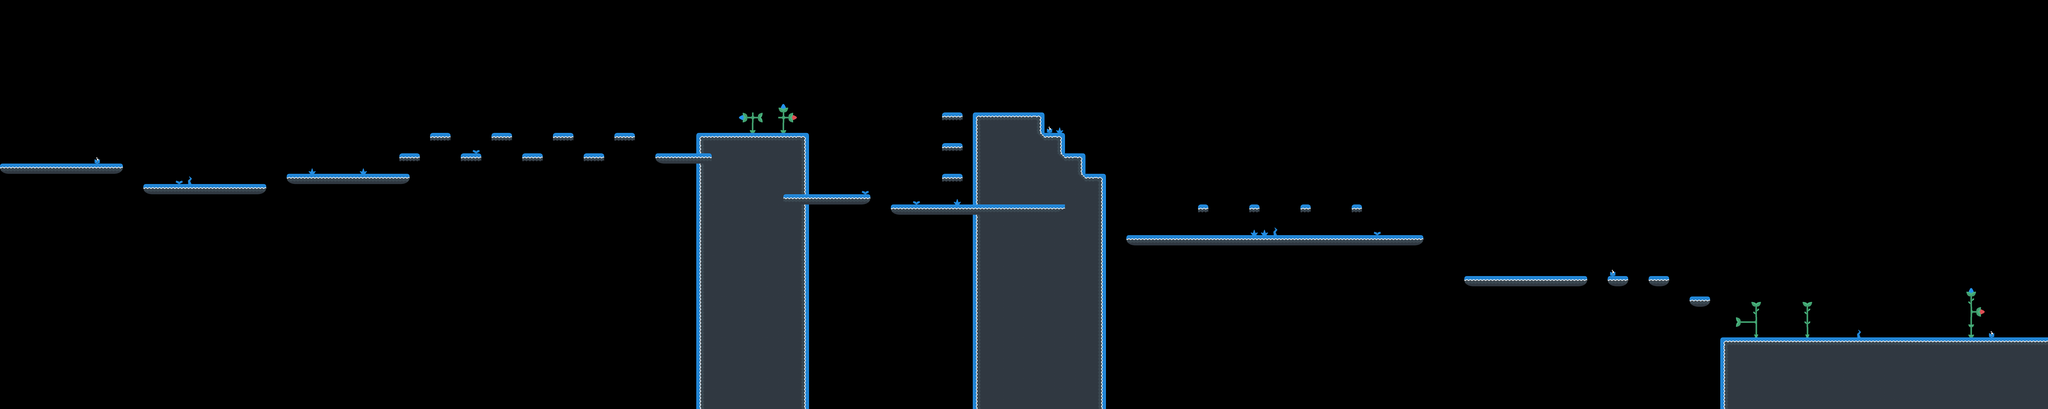

This is a level from a 2D game, rendered from its Tiled map with the project's own tilesets. A one-line summary and the map file follow, with tile-layer data summarised:
An orthogonal 200x40 tile map with 64x64 px tiles, 2 tile layers (tileLayer, elementLayer), 2 tilesets and 95 objects (47x coin, 26x jump, 12x walker, 5x staticshooter, lou, ...).

<map version="1.2" tiledversion="1.3.0" orientation="orthogonal" renderorder="right-down" compressionlevel="0" width="200" height="40" tilewidth="64" tileheight="64" infinite="0" nextlayerid="11" nextobjectid="296">
 <tileset firstgid="1" name="world1" tilewidth="64" tileheight="64" spacing="16" margin="8" tilecount="38" columns="38">
  <image source="world1.png" width="3040" height="80" />
 </tileset>
 <tileset firstgid="39" name="elements1" tilewidth="64" tileheight="64" spacing="16" margin="8" tilecount="40" columns="40">
  <image source="elements1.png" width="3200" height="80" />
 </tileset>
 <layer id="9" name="tileLayer" width="200" height="40">
  <data>[8000 cells, 1001 non-empty, 15 distinct tile ids]</data>
 </layer>
 <objectgroup id="2" name="gameObjects">
  <object id="1" name="lou" x="64" y="896" width="64" height="128" />
  <object id="1" name="larry" x="64" y="896" width="64" height="128" />
  <object id="93" name="coin" x="576" y="896" width="64" height="64" />
  <object id="94" name="coin" x="640" y="896" width="64" height="64" />
  <object id="137" name="staticshooter" x="8768" y="1344" width="64" height="128" />
  <object id="156" name="walker" x="9792" y="1600" width="64" height="128" />
  <object id="157" name="walker" x="9600" y="1600" width="64" height="128" />
  <object id="158" name="walker" x="9408" y="1600" width="64" height="128" />
  <object id="159" name="walker" x="9216" y="1600" width="64" height="128" />
  <object id="168" name="coin" x="8512" y="1344" width="64" height="64" />
  <object id="169" name="coin" x="8576" y="1344" width="64" height="64" />
  <object id="170" name="coin" x="8640" y="1344" width="64" height="64" />
  <object id="171" name="coin" x="8704" y="1344" width="64" height="64" />
  <object id="174" name="coin" x="9472" y="1536" width="64" height="64" />
  <object id="175" name="coin" x="9536" y="1536" width="64" height="64" />
  <object id="189" name="coin" x="1024" y="1024" width="64" height="64" />
  <object id="190" name="coin" x="1088" y="1024" width="64" height="64" />
  <object id="191" name="coin" x="1152" y="1024" width="64" height="64" />
  <object id="192" name="coin" x="1216" y="1024" width="64" height="64" />
  <object id="193" name="coin" x="1408" y="1024" width="64" height="64" />
  <object id="194" name="coin" x="1472" y="1024" width="64" height="64" />
  <object id="195" name="coin" x="1536" y="1024" width="64" height="64" />
  <object id="196" name="coin" x="1600" y="1024" width="64" height="64" />
  <object id="197" name="staticshooter" x="2368" y="960" width="64" height="128" />
  <object id="198" name="walker" x="1280" y="1024" width="64" height="128" />
  <object id="199" name="walker" x="960" y="1024" width="64" height="128" />
  <object id="200" name="walker" x="1152" y="1024" width="64" height="128" />
  <object id="201" name="walker" x="1472" y="1024" width="64" height="128" />
  <object id="202" name="coin" x="7616" y="1088" width="64" height="64" />
  <object id="203" name="coin" x="7680" y="1088" width="64" height="64" />
  <object id="204" name="coin" x="7936" y="1088" width="64" height="64" />
  <object id="205" name="coin" x="8000" y="1088" width="64" height="64" />
  <object id="206" name="coin" x="8256" y="1088" width="64" height="64" />
  <object id="207" name="coin" x="8320" y="1088" width="64" height="64" />
  <object id="208" name="walker" x="7296" y="1344" width="64" height="128" />
  <object id="209" name="walker" x="7616" y="1344" width="64" height="128" />
  <object id="210" name="exit" x="12608" y="1984" width="64" height="128" />
  <object id="211" name="staticshooter" x="12096" y="1984" width="64" height="128" />
  <object id="212" name="coin" x="10560" y="1664" width="64" height="64" />
  <object id="213" name="coin" x="10624" y="1664" width="64" height="64" />
  <object id="214" name="coin" x="11072" y="1984" width="64" height="64" />
  <object id="215" name="coin" x="11136" y="1984" width="64" height="64" />
  <object id="216" name="coin" x="11328" y="1984" width="64" height="64" />
  <object id="217" name="coin" x="11392" y="1984" width="64" height="64" />
  <object id="218" name="coin" x="11648" y="1984" width="64" height="64" />
  <object id="219" name="coin" x="11584" y="1984" width="64" height="64" />
  <object id="220" name="coin" x="11840" y="1984" width="64" height="64" />
  <object id="221" name="coin" x="11904" y="1984" width="64" height="64" />
  <object id="222" name="staticshooter" x="3904" y="704" width="64" height="128" />
  <object id="223" name="coin" x="2688" y="704" width="64" height="64" />
  <object id="224" name="coin" x="2752" y="704" width="64" height="64" />
  <object id="225" name="coin" x="3136" y="704" width="64" height="64" />
  <object id="226" name="coin" x="3072" y="704" width="64" height="64" />
  <object id="227" name="coin" x="3456" y="704" width="64" height="64" />
  <object id="228" name="coin" x="3520" y="704" width="64" height="64" />
  <object id="245" name="walker" x="5184" y="1088" width="64" height="128" />
  <object id="246" name="walker" x="5312" y="1088" width="64" height="128" />
  <object id="247" name="coin" x="5120" y="768" width="64" height="64" />
  <object id="248" name="coin" x="5184" y="896" width="64" height="64" />
  <object id="249" name="coin" x="5248" y="1024" width="64" height="64" />
  <object id="256" name="staticshooter" x="6400" y="576" width="64" height="128" />
  <object id="258" name="coin" x="6592" y="704" width="64" height="64" />
  <object id="259" name="coin" x="6720" y="832" width="64" height="64" />
  <object id="260" name="coin" x="6848" y="960" width="64" height="64" />
  <object id="261" name="coin" x="6976" y="1088" width="64" height="64" />
  <object id="262" name="coin" x="7104" y="1216" width="64" height="64" />
  <object id="263" name="coin" x="7232" y="1344" width="64" height="64" />
  <object id="264" name="flyer" x="5760" y="1024" width="64" height="64" />
 </objectgroup>
 <objectgroup id="5" name="interactionObjects">
  <object id="229" name="jump" x="2496" y="960" width="64" height="64" />
  <object id="230" name="jump" x="2560" y="960" width="64" height="64" />
  <object id="231" name="jump" x="2688" y="832" width="64" height="64" />
  <object id="232" name="jump" x="2752" y="832" width="64" height="64" />
  <object id="233" name="jump" x="2880" y="960" width="64" height="64" />
  <object id="234" name="jump" x="2944" y="960" width="64" height="64" />
  <object id="235" name="jump" x="3072" y="832" width="64" height="64" />
  <object id="236" name="jump" x="3136" y="832" width="64" height="64" />
  <object id="237" name="jump" x="3264" y="960" width="64" height="64" />
  <object id="238" name="jump" x="3328" y="960" width="64" height="64" />
  <object id="239" name="jump" x="3456" y="832" width="64" height="64" />
  <object id="240" name="jump" x="3520" y="832" width="64" height="64" />
  <object id="241" name="jump" x="3648" y="960" width="64" height="64" />
  <object id="242" name="jump" x="3712" y="960" width="64" height="64" />
  <object id="243" name="jump" x="3840" y="832" width="64" height="64" />
  <object id="244" name="jump" x="3904" y="832" width="64" height="64" />
  <object id="250" name="jump" x="5888" y="1088" width="64" height="64" />
  <object id="251" name="jump" x="5952" y="1088" width="64" height="64" />
  <object id="252" name="jump" x="5888" y="896" width="64" height="64" />
  <object id="253" name="jump" x="5952" y="896" width="64" height="64" />
  <object id="254" name="jump" x="5888" y="704" width="64" height="64" />
  <object id="255" name="jump" x="5952" y="704" width="64" height="64" />
  <object id="265" name="jump" x="7488" y="1280" width="64" height="64" />
  </objectgroup>
 <layer id="10" name="elementLayer" width="200" height="40">
  <data>[8000 cells, 42 non-empty, 18 distinct tile ids]</data>
 </layer>
</map>
<!-- 4 of 95 objects omitted -->
